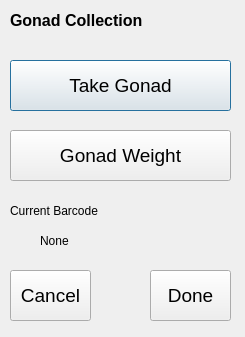
<?xml version="1.0" encoding="UTF-8"?>
<ui version="4.0">
 <class>Dialog</class>
 <widget class="QDialog" name="Dialog">
  <property name="geometry">
   <rect>
    <x>0</x>
    <y>0</y>
    <width>245</width>
    <height>337</height>
   </rect>
  </property>
  <property name="windowTitle">
   <string>Gonads</string>
  </property>
  <widget class="QLabel" name="label">
   <property name="geometry">
    <rect>
     <x>10</x>
     <y>10</y>
     <width>271</width>
     <height>20</height>
    </rect>
   </property>
   <property name="font">
    <font>
     <pointsize>12</pointsize>
     <weight>75</weight>
     <bold>true</bold>
    </font>
   </property>
   <property name="text">
    <string>Gonad Collection</string>
   </property>
  </widget>
  <widget class="QPushButton" name="pb_take_nad">
   <property name="geometry">
    <rect>
     <x>10</x>
     <y>60</y>
     <width>221</width>
     <height>51</height>
    </rect>
   </property>
   <property name="font">
    <font>
     <pointsize>14</pointsize>
    </font>
   </property>
   <property name="text">
    <string>Take Gonad</string>
   </property>
  </widget>
  <widget class="QPushButton" name="pb_nad_wt">
   <property name="geometry">
    <rect>
     <x>10</x>
     <y>130</y>
     <width>221</width>
     <height>51</height>
    </rect>
   </property>
   <property name="font">
    <font>
     <pointsize>14</pointsize>
    </font>
   </property>
   <property name="text">
    <string>Gonad Weight</string>
   </property>
  </widget>
  <widget class="QPushButton" name="pb_done">
   <property name="geometry">
    <rect>
     <x>150</x>
     <y>270</y>
     <width>81</width>
     <height>51</height>
    </rect>
   </property>
   <property name="font">
    <font>
     <pointsize>14</pointsize>
    </font>
   </property>
   <property name="text">
    <string>Done</string>
   </property>
  </widget>
  <widget class="QPushButton" name="pb_cancel">
   <property name="geometry">
    <rect>
     <x>10</x>
     <y>270</y>
     <width>81</width>
     <height>51</height>
    </rect>
   </property>
   <property name="font">
    <font>
     <pointsize>14</pointsize>
    </font>
   </property>
   <property name="text">
    <string>Cancel</string>
   </property>
  </widget>
  <widget class="QLabel" name="label_4">
   <property name="geometry">
    <rect>
     <x>10</x>
     <y>190</y>
     <width>191</width>
     <height>41</height>
    </rect>
   </property>
   <property name="styleSheet">
    <string notr="true">font: 14pt &quot;Calibri&quot;;</string>
   </property>
   <property name="text">
    <string>Current Barcode</string>
   </property>
  </widget>
  <widget class="QLabel" name="l_cur_code">
   <property name="geometry">
    <rect>
     <x>40</x>
     <y>220</y>
     <width>191</width>
     <height>41</height>
    </rect>
   </property>
   <property name="styleSheet">
    <string notr="true">font: 14pt &quot;Calibri&quot;;</string>
   </property>
   <property name="text">
    <string>None</string>
   </property>
  </widget>
 </widget>
 <resources/>
 <connections/>
</ui>
